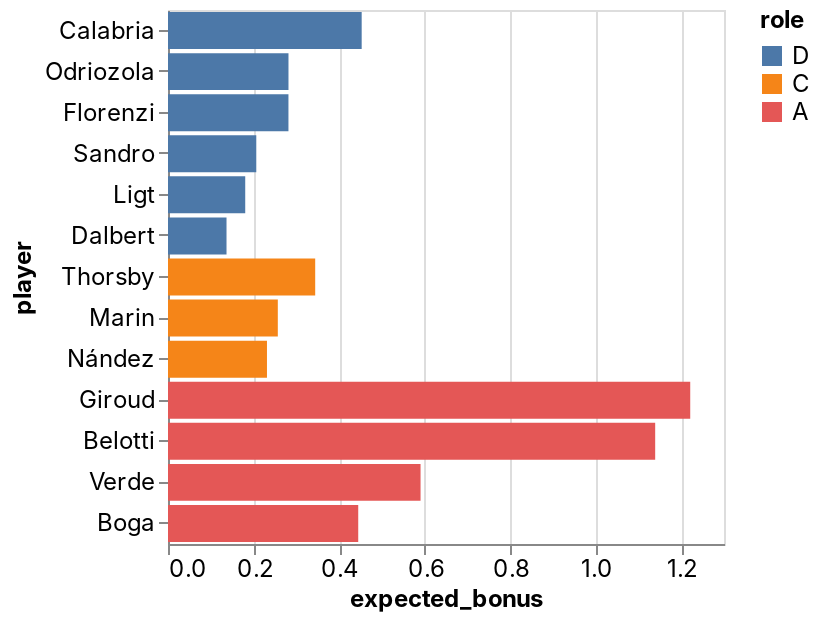

The notebook cell this image was saved under:
### Code cell
_deepnote_run_altair(team, """{"$schema":"https://vega.github.io/schema/vega-lite/v4.json","mark":{"type":"bar","tooltip":{"content":"data"}},"height":220,"autosize":{"type":"fit"},"data":{"name":"placeholder"},"encoding":{"x":{"field":"expected_bonus","type":"quantitative","sort":null,"scale":{"type":"linear","zero":false}},"y":{"field":"player","type":"nominal","sort":null,"scale":{"type":"linear","zero":true}},"color":{"field":"role","type":"nominal","sort":null,"scale":{"type":"linear","zero":false}}}}""")

### Figure 1 — Vega-Lite specification as saved in the notebook (floating-point values rounded to 4 significant figures)
{"config": {"view": {"continuousWidth": 400, "continuousHeight": 300}, "area": {"fill": "#51C0E9"}, "axis": {"labelFont": "Inter, sans-serif", "labelFontSize": 12, "labelFontWeight": "normal", "labelLimit": 60, "labelOverlap": "greedy", "titleFont": "Inter, sans-serif", "titleFontSize": 12, "titleFontWeight": "bold"}, "background": "#ffffff", "legend": {"labelFont": "Inter, sans-serif", "labelFontSize": 12, "titleFont": "Inter, sans-serif", "titleFontSize": 12, "titleFontWeight": "bold"}, "line": {"stroke": "#51C0E9", "strokeWidth": 2}, "rect": {"fill": "#51C0E9"}, "title": {"anchor": "start", "color": "#000000", "font": "Inter, sans-serif", "fontSize": 22, "fontWeight": "normal"}}, "data": {"name": "data-4b0b50a96ce5229268186971fa2f16d2"}, "mark": {"type": "bar", "tooltip": {"content": "data"}}, "autosize": {"type": "fit"}, "encoding": {"color": {"type": "nominal", "field": "role", "scale": {"type": "linear", "zero": false}, "sort": null}, "x": {"type": "quantitative", "field": "expected_bonus", "scale": {"type": "linear", "zero": false}, "sort": null}, "y": {"type": "nominal", "field": "player", "scale": {"type": "linear", "zero": true}, "sort": null}}, "height": 300, "width": "container", "$schema": "https://vega.github.io/schema/vega-lite/v4.json", "datasets": {"data-4b0b50a96ce5229268186971fa2f16d2": [{"fanta_team": "AC Picchia", "role": "D", "player": "Calabria", "home_team": "AC Milan", "away_team": "Juventus", "date": "2022-01-23T00:00:00", "expected_bonus": 0.4528}, {"fanta_team": "AC Picchia", "role": "D", "player": "Odriozola", "home_team": "Cagliari", "away_team": "Fiorentina", "date": "2022-01-23T00:00:00", "expected_bonus": 0.2817}, {"fanta_team": "AC Picchia", "role": "D", "player": "Florenzi", "home_team": "AC Milan", "away_team": "Juventus", "date": "2022-01-23T00:00:00", "expected_bonus": 0.2816}, {"fanta_team": "AC Picchia", "role": "D", "player": "Sandro", "home_team": "AC Milan", "away_team": "Juventus", "date": "2022-01-23T00:00:00", "expected_bonus": 0.2064}, {"fanta_team": "AC Picchia", "role": "D", "player": "Ligt", "home_team": "AC Milan", "away_team": "Juventus", "date": "2022-01-23T00:00:00", "expected_bonus": 0.1806}, {"fanta_team": "AC Picchia", "role": "D", "player": "Dalbert", "home_team": "Cagliari", "away_team": "Fiorentina", "date": "2022-01-23T00:00:00", "expected_bonus": 0.1368}, {"fanta_team": "AC Picchia", "role": "C", "player": "Thorsby", "home_team": "Spezia", "away_team": "Sampdoria", "date": "2022-01-23T00:00:00", "expected_bonus": 0.3442}, {"fanta_team": "AC Picchia", "role": "C", "player": "Marin", "home_team": "Cagliari", "away_team": "Fiorentina", "date": "2022-01-23T00:00:00", "expected_bonus": 0.2568}, {"fanta_team": "AC Picchia", "role": "C", "player": "Nández", "home_team": "Cagliari", "away_team": "Fiorentina", "date": "2022-01-23T00:00:00", "expected_bonus": 0.2314}, {"fanta_team": "AC Picchia", "role": "A", "player": "Giroud", "home_team": "AC Milan", "away_team": "Juventus", "date": "2022-01-23T00:00:00", "expected_bonus": 1.221}, {"fanta_team": "AC Picchia", "role": "A", "player": "Belotti", "home_team": "Torino", "away_team": "Sassuolo", "date": "2022-01-23T00:00:00", "expected_bonus": 1.139}, {"fanta_team": "AC Picchia", "role": "A", "player": "Verde", "home_team": "Spezia", "away_team": "Sampdoria", "date": "2022-01-23T00:00:00", "expected_bonus": 0.5905}, {"fanta_team": "AC Picchia", "role": "A", "player": "Boga", "home_team": "Torino", "away_team": "Sassuolo", "date": "2022-01-23T00:00:00", "expected_bonus": 0.4448}]}}
